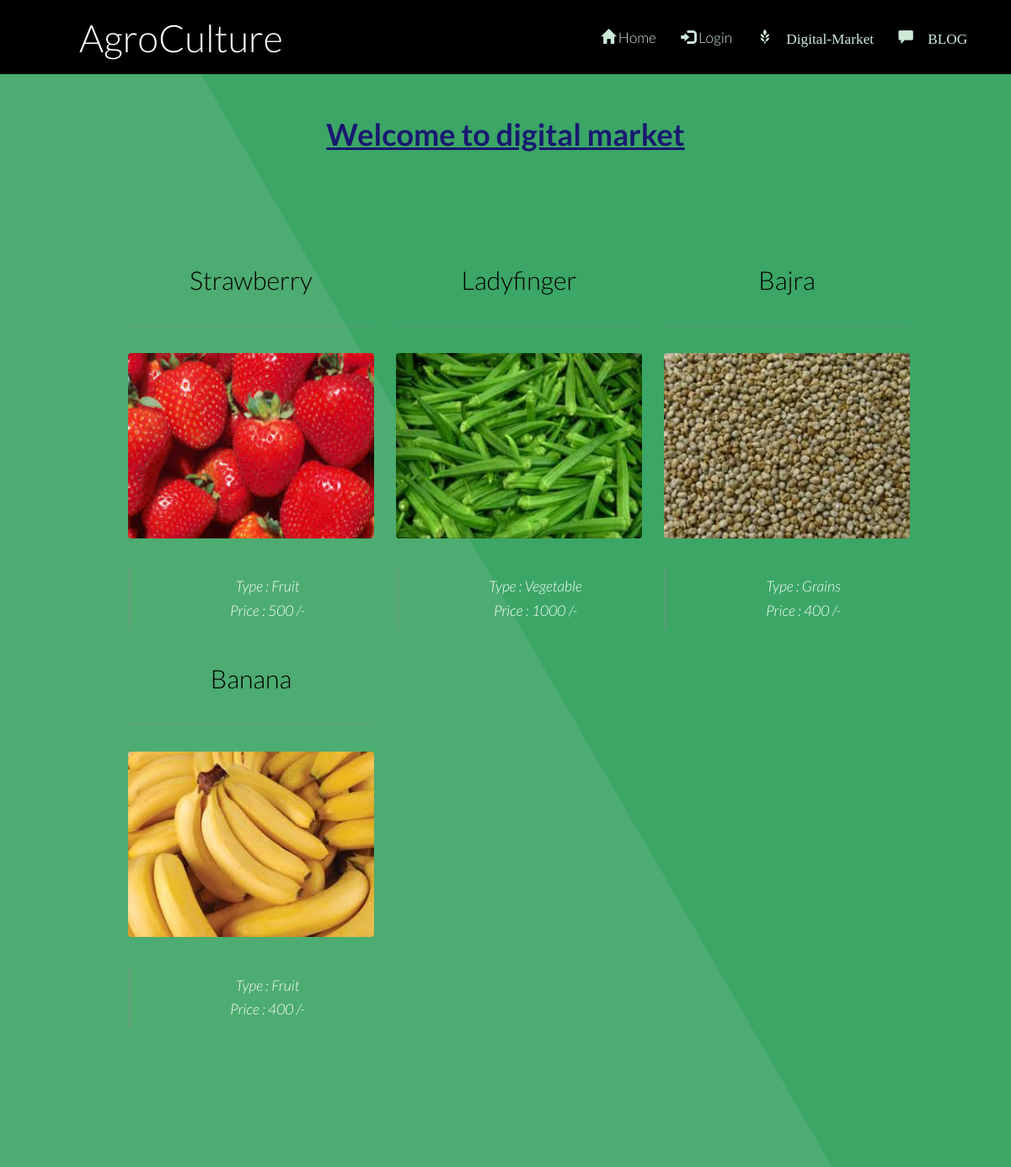
/productMenu.php, run on the app's committed database.
### tables this page shows
CREATE TABLE `fproduct` (
  `fid` int(255) NOT NULL,
  `pid` int(255) NOT NULL,
  `product` varchar(255) NOT NULL,
  `pcat` varchar(255) NOT NULL,
  `pinfo` varchar(255) NOT NULL,
  `price` float NOT NULL,
  `pimage` varchar(255) NOT NULL DEFAULT 'blank.png',
  `picStatus` int(10) NOT NULL DEFAULT '0'
);

### productMenu.php (the view, shortened to what this page needs)
<?php
	require 'db.php';
?>
<!DOCTYPE html>
<html lang="en">
	<head>
		<link href="bootstrap\css\bootstrap.min.css" rel="stylesheet">
		<link rel="stylesheet" href="login.css"/>
	</head>
	<body class>
		<?php
			require 'menu.php';
		?>
			<section id="main" class="wrapper style1 align-center" >
				<div class="container">
						<h1 class="h1">Welcome to digital market</h1>
				<section id="two" class="wrapper style2 align-center">
				<div class="container">
				<?php
					if(!isset($_GET['type']) OR $_GET['type'] == "all")
					{
					 	$sql = "SELECT * FROM fproduct WHERE 1";
					}
					$result = mysqli_query($conn, $sql);
					?>
					<div class="row">
					<?php
						while($row = $result->fetch_array()):
							$picDestination = "images/productImages/".$row['pimage'];
						?>
							<div class="col-md-4">
							<section>
							<strong><h2 class="title" style="color:black; "><?php echo $row['product'].'';?></h2></strong>
							<a href="review.php?pid=<?php echo $row['pid'] ;?>" > <img class="image fit" src="<?php echo $picDestination;?>" height="220px;"  /></a>
							<div style="align: left">
							<blockquote><?php echo "Type : ".$row['pcat'].'';?><br><?php echo "Price : ".$row['price'].' /-';?><br></blockquote>
						</section>
						</div>
						<?php endwhile;	?>
					</div>
			</section>
			</section>
	</body>
</html>

### login.css (style rules this page uses)
.container { padding: 16px; }

### css/style.css (style rules this page uses)
body { background: #fff; }
body, input, select, textarea { color: #444; font-family: "Lato", Helvetica, sans-serif; font-size: 15pt; font-weight: 300; line-height: 1.65em; }
a { color: #4dac71; text-decoration: underline; }
strong, b { color: #666; font-weight: 400; }
h1, h2, h3, h4, h5, h6 { color: #666; font-weight: 300; line-height: 1em; margin: 0 0 1em 0; }
h2 { font-size: 1.75em; line-height: 1.5em; }
blockquote { border-left: solid 4px rgba(144, 144, 144, 0.25); font-style: italic; margin: 0 0 2em 0; padding: 0.5em 0 0.5em 2em; }
.align-center { text-align: center; }
.image { border-radius: 4px; border: 0; display: inline-block; position: relative; }
.image.fit { display: block; margin: 0 0 2em 0; width: 100%; }
.wrapper { padding: 6em 0em 4em; }
.wrapper.style1 { background-color: #3ba666; -moz-background-image: linear-gradient(60deg, #4dac71 50%, #3ba666 50%); -webkit-background-image: linear-gradient(60deg, #4dac71 50%, #3ba666 50%); -o-background-image: linear-gradient(60deg, #4dac71 50%, #3ba666 50%); -ms-background-image: linear-gradient(60deg, #4dac71 50%, #3ba666 50%); background-image: linear-gradient(60deg, #4dac71 50%, #3ba666 50%); color: #ffffff; }
.wrapper.style1 h2 { color: #ffffff; }
.wrapper.style2 .title, .wrapper.style2 header { border-bottom: medium double rgba(144, 144, 144, 0.25); padding-bottom: 1em; }

### css/style-xlarge.css (style rules this page uses)
body, input, select, textarea { font-size: 13pt; }

### css/style-large.css (style rules this page uses)
body, input, select, textarea { font-size: 13pt; }

### productMenu.php (style rules this page uses)
.h1 { text-decoration: underline; font-weight: 700; color:midnightblue; }

### data on the page
fproduct: product "Strawberry", pimage (picture), pcat "Fruit", price "500"
fproduct: product "Ladyfinger", pimage (picture), pcat "Vegetable", price "1000"
fproduct: product "Bajra", pimage (picture), pcat "Grains", price "400"
fproduct: product "Banana", pimage (picture), pcat "Fruit", price "400"

### other printed values
$loginProfile "Login"
